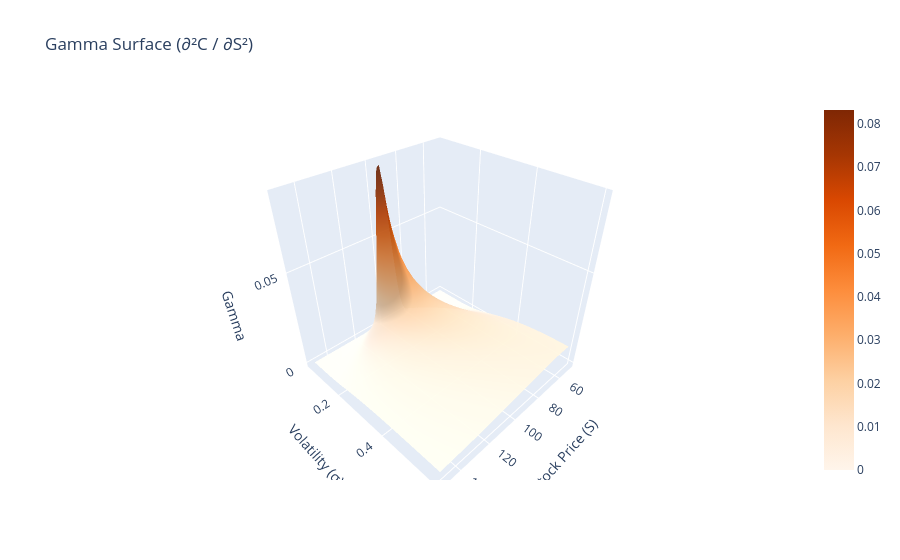

Notebook cell for this chart:
### Code cell
# ---- 3D: Gamma surface ----
Gamma_surface = gamma(S_grid, K, T, r, sigma_grid)

fig = go.Figure(data=[go.Surface(
    x=S_grid, y=sigma_grid, z=Gamma_surface,
    colorscale='Oranges', opacity=0.9
)])
fig.update_layout(
    title='Gamma Surface (∂²C / ∂S²)',
    scene=dict(
        xaxis_title='Stock Price (S)',
        yaxis_title='Volatility (σ)',
        zaxis_title='Gamma',
    )
)
fig.show()

### Figure 1 — Plotly figure (JSON) as saved in the notebook; plotly's stock layout.template omitted (floating-point values rounded to 4 significant figures; data arrays with more than 128 entries replaced by an {"elided": "..."} marker saying what was removed)
{"data": [{"colorscale": [[0, "rgb(255,245,235)"], [0.125, "rgb(254,230,206)"], [0.25, "rgb(253,208,162)"], [0.375, "rgb(253,174,107)"], [0.5, "rgb(253,141,60)"], [0.625, "rgb(241,105,19)"], [0.75, "rgb(217,72,1)"], [0.875, "rgb(166,54,3)"], [1, "rgb(127,39,4)"]], "opacity": 0.9, "type": "surface", "x": {"elided": "60x60 float values"}, "y": {"elided": "60x60 float values"}, "z": {"elided": "60x60 float values"}}], "layout": {"scene": {"xaxis": {"title": {"text": "Stock Price (S)"}}, "yaxis": {"title": {"text": "Volatility (σ)"}}, "zaxis": {"title": {"text": "Gamma"}}}, "title": {"text": "Gamma Surface (∂²C / ∂S²)"}}}
